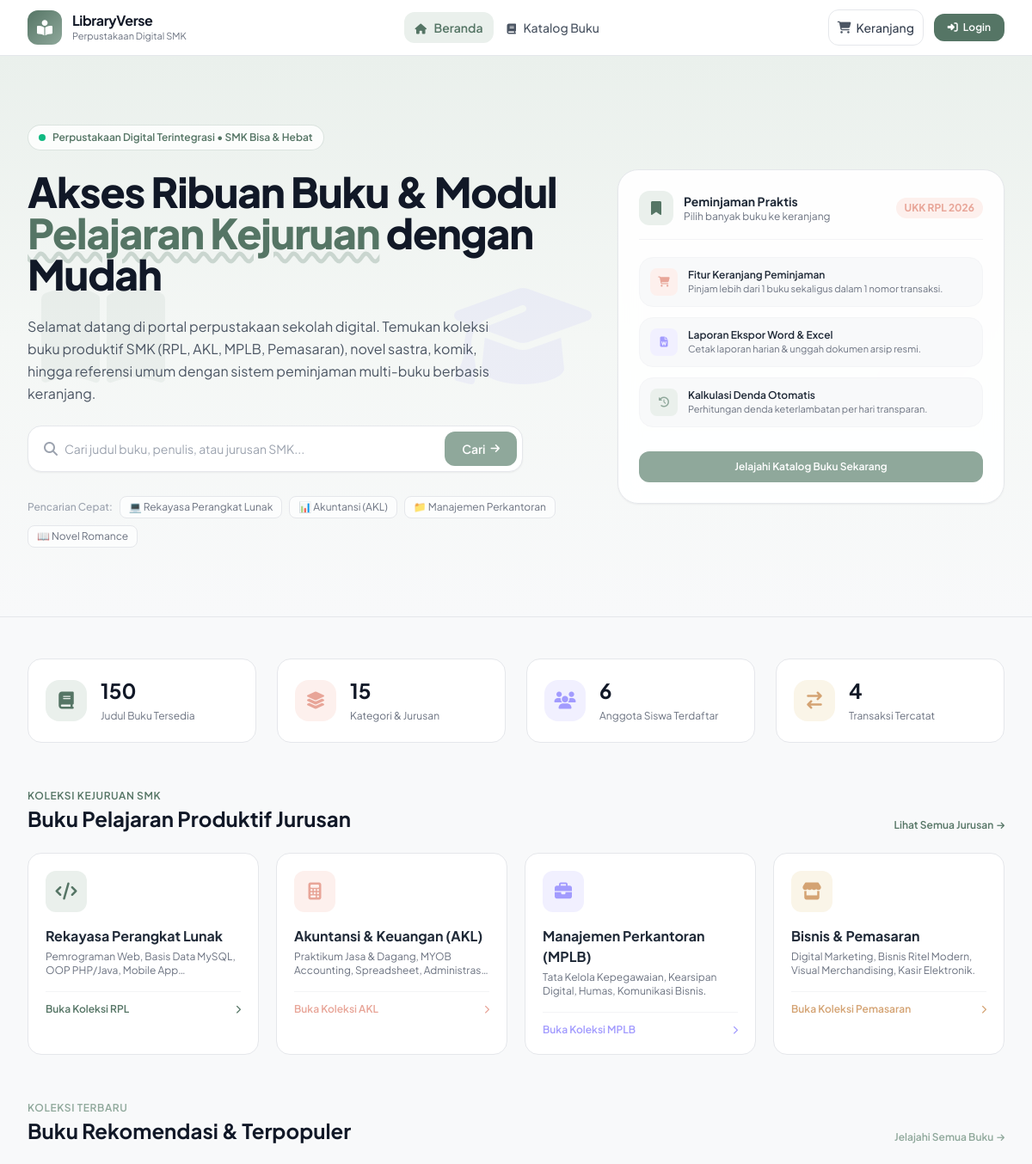
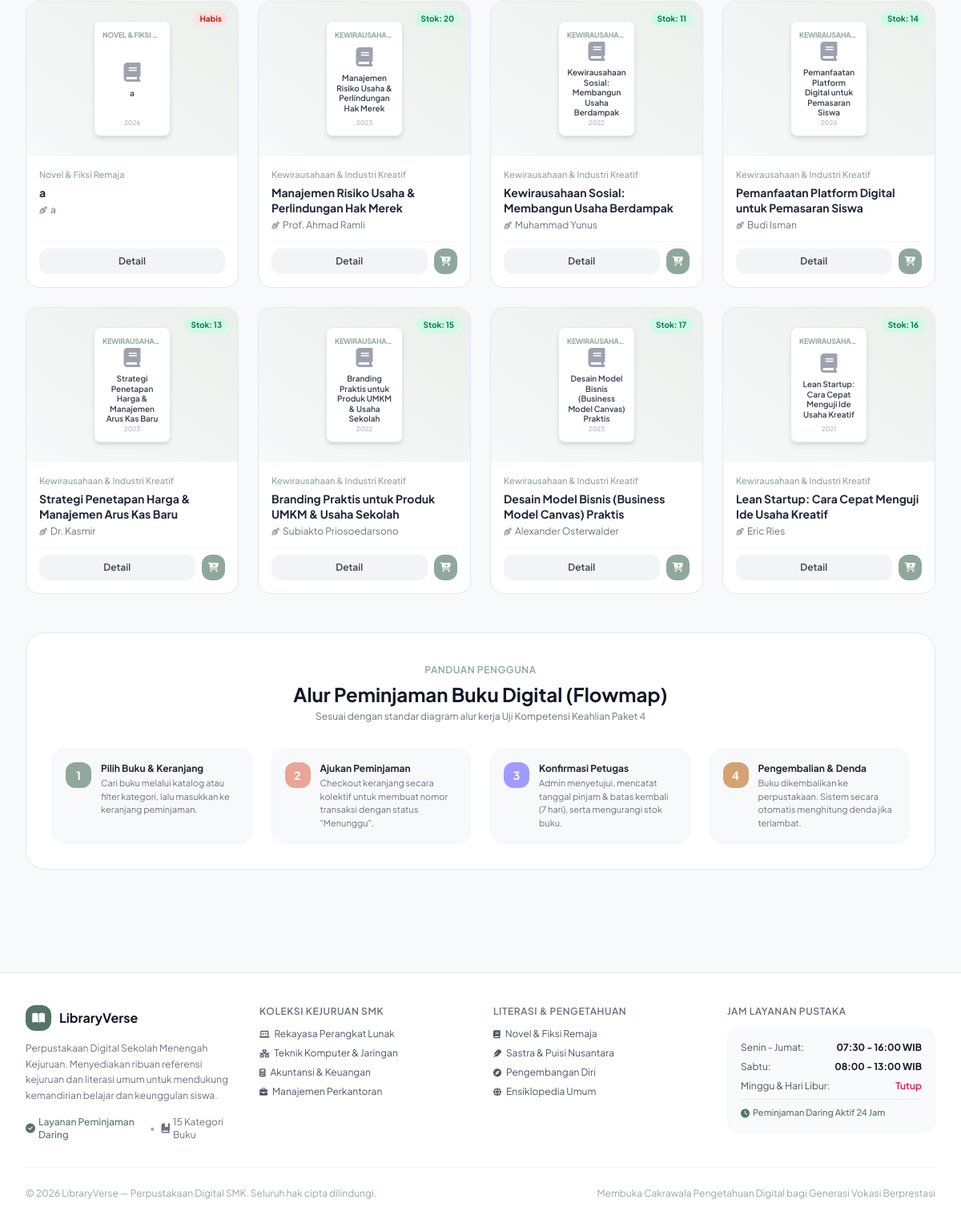
The page / on the database its author committed (2 pictures, top to bottom).
### tables this page shows
CREATE TABLE `buku` (
  `id_buku` int(11) NOT NULL,
  `judul` varchar(150) NOT NULL,
  `penulis` varchar(80) NOT NULL,
  `id_kategori` int(11) NOT NULL,
  `id_penerbit` int(11) NOT NULL,
  `tahun_terbit` year(4) NOT NULL,
  `stok` int(5) NOT NULL DEFAULT 0,
  `gambar` varchar(100) DEFAULT NULL
);

CREATE TABLE `kategori` (
  `id_kategori` int(11) NOT NULL,
  `nama_kategori` varchar(60) NOT NULL
);

### view/landing/index.php (the view, shortened to what the rows shown need)
<div class="space-y-12 pb-16">
    <section class="relative overflow-hidden bg-gradient-to-b from-[#EAF0EC] via-[#F4F7F5] to-[#F8F9FA] border-b border-gray-200">
        <div class="relative max-w-7xl mx-auto px-4 sm:px-6 lg:px-8 py-16 lg:py-20">
            <div class="grid grid-cols-1 lg:grid-cols-12 gap-10 items-center">
                <div class="lg:col-span-7 space-y-6 text-center lg:text-left">
                    <h1 class="text-3xl sm:text-4xl lg:text-5xl font-extrabold tracking-tight text-gray-900 leading-tight">
                        Akses Ribuan Buku & Modul <span class="text-[#557565] underline decoration-[#8FA89B]/40 decoration-wavy">Pelajaran Kejuruan</span> dengan Mudah
                    </h1>
                </div>
            </div>
        </div>
    </section>
    <section class="max-w-7xl mx-auto px-4 sm:px-6 lg:px-8">
        <div class="flex flex-col sm:flex-row sm:items-end justify-between mb-6 gap-2">
            <div>
                <h2 class="text-xl sm:text-2xl font-bold text-gray-900">Buku Pelajaran Produktif Jurusan</h2>
            </div>
        </div>
    </section>
    <section class="max-w-7xl mx-auto px-4 sm:px-6 lg:px-8">
        <div class="flex flex-col sm:flex-row sm:items-end justify-between mb-6 gap-2">
            <div>
                <h2 class="text-xl sm:text-2xl font-bold text-gray-900">Buku Rekomendasi & Terpopuler</h2>
            </div>
        </div>
        <div class="grid grid-cols-2 sm:grid-cols-3 lg:grid-cols-4 gap-4 sm:gap-6">
            <?php foreach ($latestBooks as $buku): ?>
                <div class="bg-white rounded-2xl border border-gray-200 overflow-hidden flex flex-col hover:shadow-md transition group">
                    <div class="relative bg-gradient-to-tr from-[#F8F9FA] to-[#EAF0EC] h-48 flex items-center justify-center p-4 border-b border-gray-100">
                        <div class="w-24 h-36 bg-white rounded-lg shadow-md border border-gray-200 flex flex-col justify-between p-2.5 transform group-hover:-translate-y-1 transition text-center">
                            <span class="text-[9px] font-bold text-[#8FA89B] uppercase tracking-tight truncate"><?= htmlspecialchars($buku['nama_kategori'] ?? 'Kategori') ?></span>
                            <div class="my-auto">
                                <i class="fa-solid fa-book text-2xl text-gray-400"></i>
                                <span class="text-[10px] font-semibold text-gray-700 line-clamp-2 block leading-tight mt-1"><?= htmlspecialchars($buku['judul']) ?></span>
                            </div>
                            <span class="text-[8px] text-gray-400"><?= $buku['tahun_terbit'] ?></span>
                        </div>
                        <span class="absolute top-3 right-3 px-2 py-0.5 rounded-full text-[10px] font-bold <?= $buku['stok'] > 0 ? 'bg-emerald-100 text-emerald-700' : 'bg-red-100 text-red-700' ?>">
                            <?= $buku['stok'] > 0 ? 'Stok: ' . $buku['stok'] : 'Habis' ?>
                        </span>
                    </div>
                    <div class="p-4 flex-grow flex flex-col justify-between space-y-3">
                        <div>
                            <span class="text-[11px] text-[#8FA89B] font-medium block mb-1">
                                <?= htmlspecialchars($buku['nama_kategori'] ?? 'Umum') ?>
                            </span>
                            <h3 class="font-bold text-gray-800 text-sm leading-snug line-clamp-2 group-hover:text-[#557565] transition">
                                <?= htmlspecialchars($buku['judul']) ?>
                            </h3>
                            <p class="text-xs text-gray-500 mt-1 truncate">
                                <i class="fa-solid fa-pen-nib text-[10px] text-gray-400 mr-1"></i><?= htmlspecialchars($buku['penulis']) ?>
                            </p>
                        </div>
                        <div class="pt-2 border-t border-gray-100 flex items-center gap-2">
                            <a href="index.php?c=katalog&a=detail&id=<?= $buku['id_buku'] ?>" class="flex-1 text-center py-2 rounded-xl bg-gray-100 hover:bg-gray-200 text-gray-700 text-xs font-semibold transition">
                                Detail
                            </a>
                            <?php if ($buku['stok'] > 0): ?>
                                <a href="index.php?c=keranjang&a=tambah&id=<?= $buku['id_buku'] ?>" class="p-2 rounded-xl bg-[#8FA89B] hover:bg-[#789687] text-white text-xs transition" title="Tambah ke Keranjang">
                                    <i class="fa-solid fa-cart-plus"></i>
                                </a>
                            <?php endif; ?>
                        </div>
                    </div>
                </div>
            <?php endforeach; ?>
        </div>
    </section>
    <section class="max-w-7xl mx-auto px-4 sm:px-6 lg:px-8">
        <div class="bg-white rounded-3xl p-6 sm:p-8 border border-gray-200 shadow-xs">
            <div class="text-center max-w-2xl mx-auto mb-8">
                <h2 class="text-xl sm:text-2xl font-bold text-gray-900 mt-1">Alur Peminjaman Buku Digital (Flowmap)</h2>
            </div>
        </div>
    </section>
</div>

### rows shown on the page
buku: id_kategori.nama_kategori "NOVEL & FIKSI…", judul "a", tahun_terbit "2026", stok "Habis", id_kategori.nama_kategori "Novel & Fiksi Remaja", penulis "a"
buku: id_kategori.nama_kategori "KEWIRAUSAHA…", judul "Manajemen Risiko Usaha & Perlindungan Hak Merek", tahun_terbit "2023", stok "20", id_kategori.nama_kategori "Kewirausahaan & Industri Kreatif", penulis "Prof. Ahmad Ramli"
buku: id_kategori.nama_kategori "KEWIRAUSAHA…", judul "Kewirausahaan Sosial: Membangun Usaha Berdampak", tahun_terbit "2022", stok "11", id_kategori.nama_kategori "Kewirausahaan & Industri Kreatif", penulis "Muhammad Yunus"
buku: id_kategori.nama_kategori "KEWIRAUSAHA…", judul "Pemanfaatan Platform Digital untuk Pemasaran Siswa", tahun_terbit "2024", stok "14", id_kategori.nama_kategori "Kewirausahaan & Industri Kreatif", penulis "Budi Isman"
buku: id_kategori.nama_kategori "KEWIRAUSAHA…", judul "Strategi Penetapan Harga & Manajemen Arus Kas Baru", tahun_terbit "2023", stok "13", id_kategori.nama_kategori "Kewirausahaan & Industri Kreatif", penulis "Dr. Kasmir"
buku: id_kategori.nama_kategori "KEWIRAUSAHA…", judul "Branding Praktis untuk Produk UMKM & Usaha Sekolah", tahun_terbit "2022", stok "15", id_kategori.nama_kategori "Kewirausahaan & Industri Kreatif", penulis "Subiakto Priosoedarsono"
buku: id_kategori.nama_kategori "KEWIRAUSAHA…", judul "Desain Model Bisnis (Business Model Canvas) Praktis", tahun_terbit "2023", stok "17", id_kategori.nama_kategori "Kewirausahaan & Industri Kreatif", penulis "Alexander Osterwalder"
buku: id_kategori.nama_kategori "KEWIRAUSAHA…", judul "Lean Startup: Cara Cepat Menguji Ide Usaha Kreatif", tahun_terbit "2021", stok "16", id_kategori.nama_kategori "Kewirausahaan & Industri Kreatif", penulis "Eric Ries"

### other values the page prints
$totalBuku "150"
$totalKategori "15"
$totalAnggota "6"
$totalTransaksi "4"
